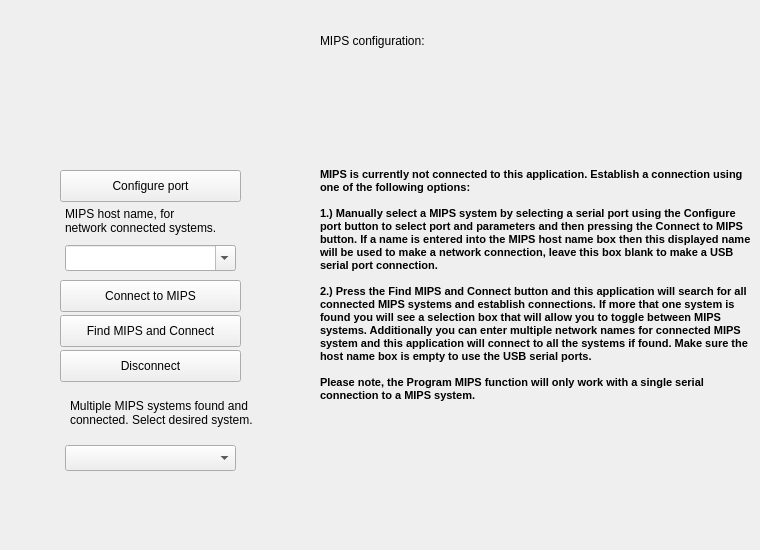
    <widget class="QWidget" name="System">
     <attribute name="title">
      <string>System</string>
     </attribute>
     <widget class="QLabel" name="lblMIPSimage">
      <property name="geometry">
       <rect>
        <x>20</x>
        <y>30</y>
        <width>261</width>
        <height>121</height>
       </rect>
      </property>
      <property name="text">
       <string/>
      </property>
      <property name="pixmap">
       <pixmap resource="files.qrc">:/Images/MIPS.jpg</pixmap>
      </property>
      <property name="scaledContents">
       <bool>true</bool>
      </property>
     </widget>
     <widget class="QLabel" name="lblMIPSconfigTitle">
      <property name="geometry">
       <rect>
        <x>320</x>
        <y>25</y>
        <width>241</width>
        <height>31</height>
       </rect>
      </property>
      <property name="text">
       <string>MIPS configuration:</string>
      </property>
     </widget>
     <widget class="QLabel" name="lblMIPSconfig">
      <property name="geometry">
       <rect>
        <x>380</x>
        <y>60</y>
        <width>361</width>
        <height>471</height>
       </rect>
      </property>
      <property name="text">
       <string/>
      </property>
     </widget>
     <widget class="QPushButton" name="pbConnect">
      <property name="geometry">
       <rect>
        <x>60</x>
        <y>280</y>
        <width>181</width>
        <height>32</height>
       </rect>
      </property>
      <property name="toolTip">
       <string>Press this button to connect to MIPS.</string>
      </property>
      <property name="text">
       <string>Connect to MIPS</string>
      </property>
     </widget>
     <widget class="QPushButton" name="pbConfigure">
      <property name="geometry">
       <rect>
        <x>60</x>
        <y>170</y>
        <width>181</width>
        <height>32</height>
       </rect>
      </property>
      <property name="toolTip">
       <string>Press this button to configure the serial port before connecting to MIPS.</string>
      </property>
      <property name="text">
       <string>Configure port</string>
      </property>
     </widget>
     <widget class="QPushButton" name="pbDisconnect">
      <property name="geometry">
       <rect>
        <x>60</x>
        <y>350</y>
        <width>181</width>
        <height>32</height>
       </rect>
      </property>
      <property name="toolTip">
       <string>Press to disconnect from MIPS.</string>
      </property>
      <property name="text">
       <string>Disconnect</string>
      </property>
     </widget>
     <widget class="QLabel" name="lblMIPSconfigTitle_2">
      <property name="geometry">
       <rect>
        <x>65</x>
        <y>205</y>
        <width>176</width>
        <height>31</height>
       </rect>
      </property>
      <property name="text">
       <string>MIPS host name, for
network connected systems.</string>
      </property>
     </widget>
     <widget class="QLabel" name="lblMIPSconnectionNotes">
      <property name="geometry">
       <rect>
        <x>320</x>
        <y>55</y>
        <width>431</width>
        <height>486</height>
       </rect>
      </property>
      <property name="font">
       <font>
        <family>MS Shell Dlg 2</family>
        <pointsize>8</pointsize>
        <bold>true</bold>
       </font>
      </property>
      <property name="midLineWidth">
       <number>0</number>
      </property>
      <property name="text">
       <string>MIPS is currently not connected to this application. Establish a connection using one of the following options:

1.) Manually select a MIPS system by selecting a serial port using the Configure port button to select port and parameters and then pressing the Connect to MIPS button. If a name is entered into the MIPS host name box then this displayed name will be used to make a network connection, leave this box blank to make a USB serial port connection.

2.) Press the Find MIPS and Connect button and this application will search for all connected MIPS systems and establish connections. If more that one system is found you will see a selection box that will allow you to toggle between MIPS systems. Additionally you can enter multiple network names for connected MIPS system and this application will connect to all the systems if found. Make sure the host name box is empty to use the USB serial ports.

Please note, the Program MIPS function will only work with a single serial connection to a MIPS system.

</string>
      </property>
      <property name="wordWrap">
       <bool>true</bool>
      </property>
     </widget>
     <widget class="QPushButton" name="pbSearchandConnect">
      <property name="geometry">
       <rect>
        <x>60</x>
        <y>315</y>
        <width>181</width>
        <height>32</height>
       </rect>
      </property>
      <property name="toolTip">
       <string>Press this button to search for all USB connected MIPS systems and connect.</string>
      </property>
      <property name="text">
       <string>Find MIPS and Connect</string>
      </property>
     </widget>
     <widget class="QComboBox" name="comboSystems">
      <property name="geometry">
       <rect>
        <x>65</x>
        <y>445</y>
        <width>171</width>
        <height>26</height>
       </rect>
      </property>
      <property name="toolTip">
       <string>Communicate with the selected MIPS system</string>
      </property>
     </widget>
     <widget class="QLabel" name="lblSystems">
      <property name="geometry">
       <rect>
        <x>70</x>
        <y>390</y>
        <width>191</width>
        <height>46</height>
       </rect>
      </property>
      <property name="text">
       <string>Multiple MIPS systems found and connected. Select desired system.</string>
      </property>
      <property name="wordWrap">
       <bool>true</bool>
      </property>
     </widget>
     <widget class="QComboBox" name="comboMIPSnetNames">
      <property name="geometry">
       <rect>
        <x>65</x>
        <y>245</y>
        <width>171</width>
        <height>26</height>
       </rect>
      </property>
      <property name="editable">
       <bool>true</bool>
      </property>
      <property name="insertPolicy">
       <enum>QComboBox::InsertPolicy::InsertAtTop</enum>
      </property>
      <property name="modelColumn">
       <number>0</number>
      </property>
     </widget>
     <zorder>lblMIPSconfigTitle_2</zorder>
     <zorder>lblMIPSimage</zorder>
     <zorder>lblMIPSconfigTitle</zorder>
     <zorder>lblMIPSconfig</zorder>
     <zorder>pbConnect</zorder>
     <zorder>pbConfigure</zorder>
     <zorder>pbDisconnect</zorder>
     <zorder>lblMIPSconnectionNotes</zorder>
     <zorder>pbSearchandConnect</zorder>
     <zorder>comboSystems</zorder>
     <zorder>lblSystems</zorder>
     <zorder>comboMIPSnetNames</zorder>
    </widget>
